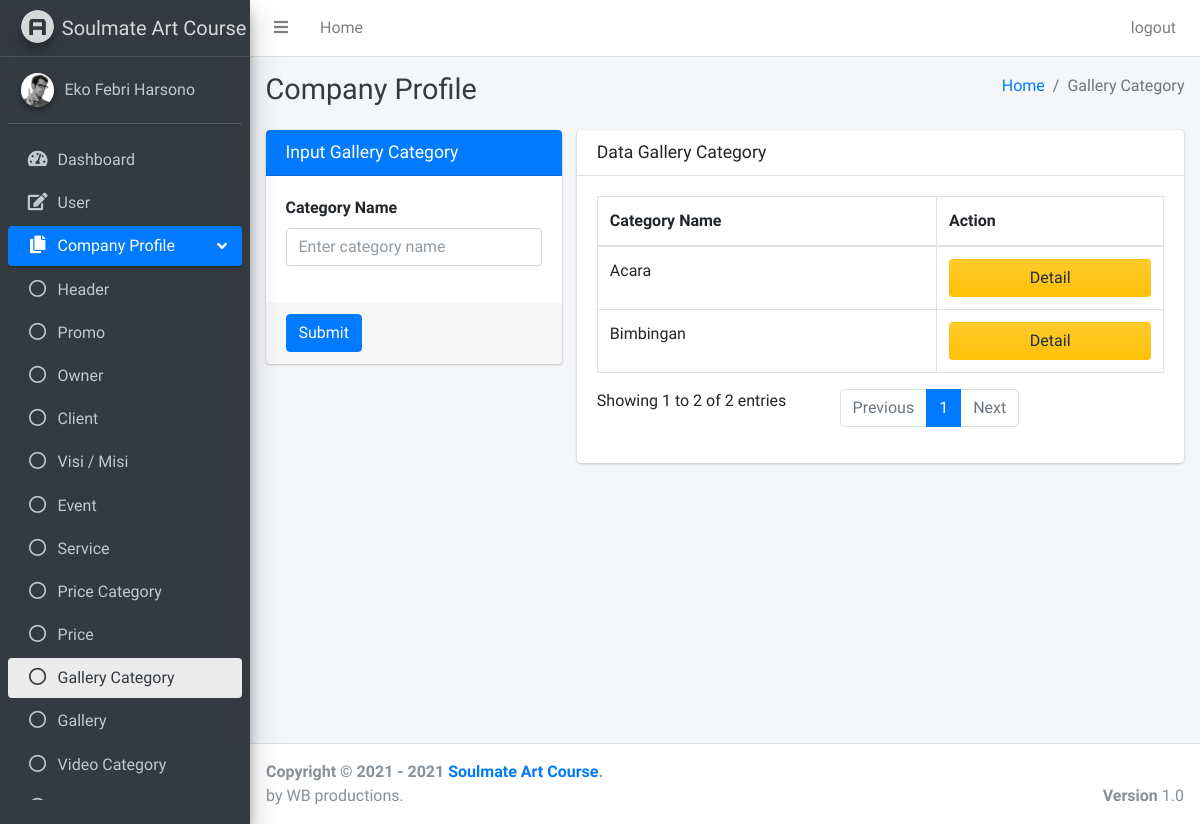
The app's page /pages/companyProfile/galleryCategory.php (signed in), older data.
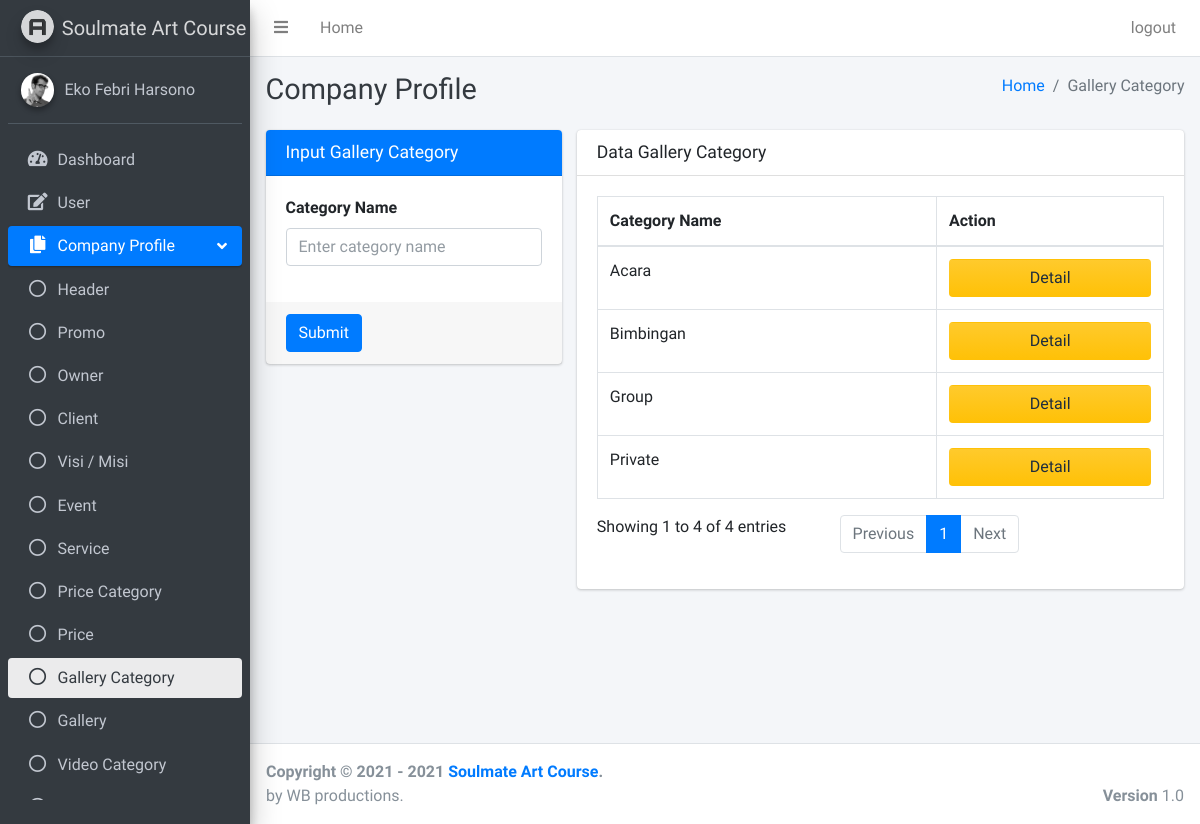
The same page, newer data.
### tables this page shows
CREATE TABLE `gallery_category` (
  `id_gallery_category` int(11) NOT NULL,
  `category_name` varchar(50) NOT NULL
);

### pages/companyProfile/galleryCategory.php (the view, shortened to what the changed rows need)
<?php
if ($_SESSION["id"] == null || $_SESSION["id"] == "") {
    header('Location: ../../login.php?status=4');
} else {
    $conn = OpenCon(); ?>
    <!DOCTYPE html>
    <html>
    <head>
        <link rel="stylesheet" href="../../plugins/fontawesome-free/css/all.min.css">
        <link rel="stylesheet" href="https://code.ionicframework.com/ionicons/2.0.1/css/ionicons.min.css">
        <link rel="stylesheet" href="../../plugins/sweetalert2-theme-bootstrap-4/bootstrap-4.min.css">
        <link rel="stylesheet" href="../../plugins/toastr/toastr.min.css">
        <link rel="stylesheet" href="../../dist/css/adminlte.min.css">
    </head>
    <body class="hold-transition sidebar-mini layout-fixed">
        <div class="wrapper">
            <?php include '../dashboard/navbar.php'; ?>
            <?php include '../sidebar/sidebarGalleryCategory.php'; ?>
            <div class="content-wrapper">
                <div class="content-header">
                    <div class="container-fluid">
                        <div class="row mb-2">
                            <div class="col-sm-6">
                                <h1 class="m-0 text-dark">Company Profile</h1>
                            </div>
                            <div class="col-sm-6">
                                <ol class="breadcrumb float-sm-right">
                                    <li class="breadcrumb-item"><a href="#">Home</a></li>
                                    <li class="breadcrumb-item active">Gallery Category</li>
                                </ol>
                            </div>
                        </div>
                    </div>
                </div>
                <section class="content">
                    <div class="container-fluid justify-content-center">
                        <div class="row">
                            <div class="col-md-4">
                                <div class="card card-primary">
                                    <div class="card-header">
                                        <h3 class="card-title">Input Gallery Category</h3>
                                    </div>
                                    <form role="form" enctype="multipart/form-data" method="POST" action="../../php/companyProfile/galleryCategoryActions.php">
                                        <div class="card-body">
                                            <div class="form-group">
                                                <label for="exampleInputEmail1">Category Name</label>
                                                <input type="text" class="form-control" name="category_name" placeholder="Enter category name" required>
                                            </div>
                                        </div>
                                        <div class="card-footer">
                                            <button type="submit" class="btn btn-primary" name="submitInsertGalleryCategory">Submit</button>
                                        </div>
                                    </form>
                                </div>
                            </div>
                            <div class="col-md-8">
                                <div class="card">
                                    <div class="card-header">
                                        <h3 class="card-title">Data Gallery Category</h3>
                                    </div>
                                    <div class="card-body">
                                        <?php
                                        $sql = "SELECT * FROM `gallery_category`";
                                        $res = mysqli_query($conn, $sql);
                                        ?>
                                        <table id="example2" class="table table-bordered table-hover">
                                            <thead>
                                                <tr>
                                                    <th>Category Name</th>
                                                    <th>Action</th>
                                                </tr>
                                            </thead>
                                            <tbody>
                                                <?php while ($row = mysqli_fetch_array($res)) { ?>
                                                    <tr>
                                                        <td><?php echo $row['category_name']; ?></td>
                                                        <td>
                                                            <button class="btn btn-block bg-gradient-warning" name="detail" data-toggle="modal" data-target="#a<?php echo $row['id_gallery_category']; ?>">Detail</button>
                                                        </td>
                                                    </tr>
                                                <?php } ?>
                                            </tbody>
                                        </table>
                                    </div>
                                </div>
                            </div>
                        </div>
                    </div>
                </section>
            </div>
            <?php include '../dashboard/footer.php'; ?>
        </div>
    </body>
    </html>
<?php } ?>

Row changes from the older to the newer data that the page shows:
added gallery_category: category_name "Private"
added gallery_category: category_name "Group"
Text that changed along with them:
text written by a page script: "Showing 1 to 2 of 2 entries Previous 1 Next" → "Showing 1 to 4 of 4 entries Previous 1 Next"
